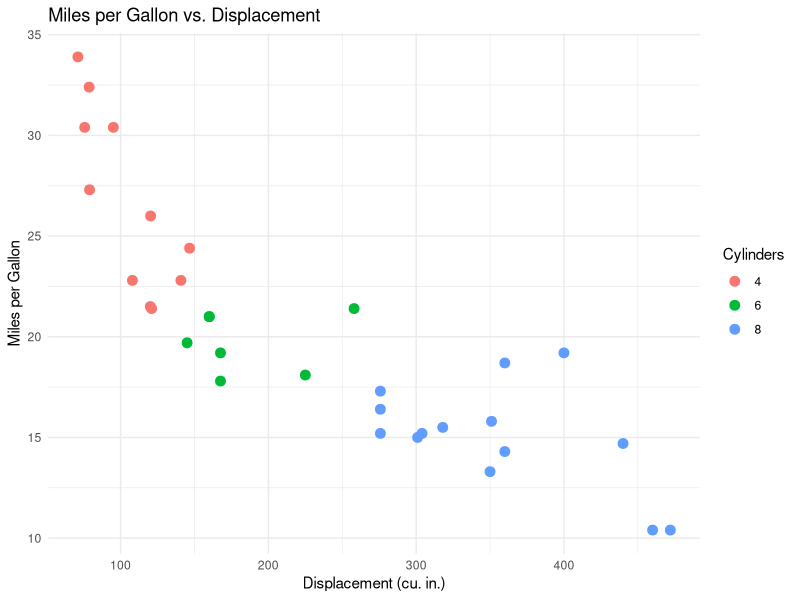

The R source for this figure:
## ---- chunk 1
# Load required packages
library(ggplot2)

# Set global chunk options
knitr::opts_chunk$set(echo = TRUE)
## ---- chunk 2
ggplot(mtcars, aes(x = disp, y = mpg)) +
  geom_point(aes(color = factor(cyl)), size = 3) +
  labs(
    title = "Miles per Gallon vs. Displacement",
    x = "Displacement (cu. in.)",
    y = "Miles per Gallon",
    color = "Cylinders"
  ) +
  theme_minimal()
